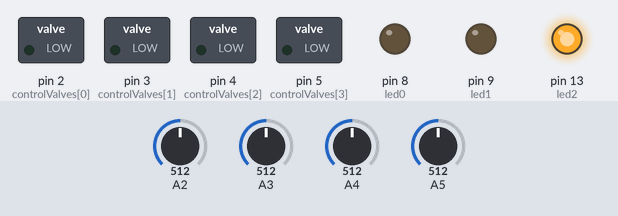
A sketch run on a simulated Arduino Uno, built with avr-gcc and run on an emulated ATmega328P. Parts: switched loads named in the sketch (green lamp = pin HIGH), output pins drawn as LEDs (lit = HIGH). Dashed ring = blinking. The test bench sets the inputs (shaded band); at power-on: A5 = 512, A2 = 512, A3 = 512, A4 = 512. What the sketch prints to the serial monitor is not drawn.

Above: at 3.56 s.
3.6 s: A5 set to 738
At 6.4 s:
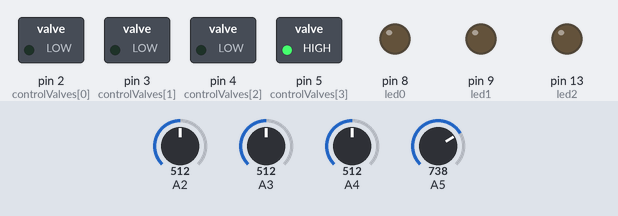
6.6 s: A5 set to 764
At 15.03 s:
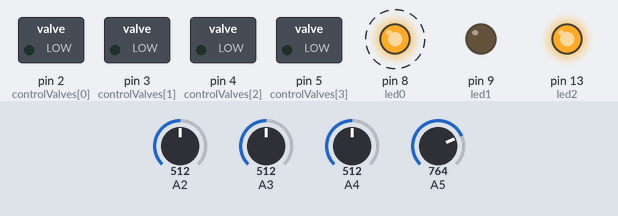
At 16.7 s:
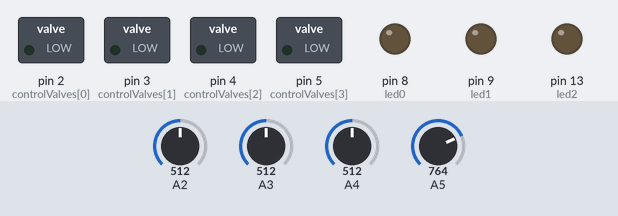
Timing chart, 0 to 19.0 s (numbered marks = the images above; inputs shaded):
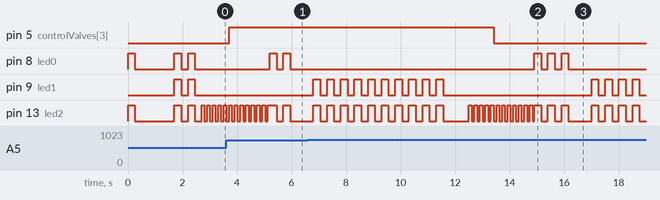

Measured:
- the behaviour switches between 755 and 756 on A5 (found by bisection; images 1 and 2)
- after the input at 6.6 s, pin 5 (controlValves[3]): HIGH → LOW after 6.8 s

The sketch:

auto_sprinkler.ino
```cpp
const double airValue = 890;   //you need to replace this value with Value_1
const double waterValue = 710;  //you need to replace this value with Value_2
const double openValve = 0.75;
const double closeValve = 0.85;

// int debugPin = 0;

unsigned long statusTic = 0;
unsigned long displayTic = 0;
unsigned long secondDisplayTic = 0;
unsigned long activeTic = 0;


const bool intToBytes[4][2] = {{0, 1}, {1, 0}, {1, 1}};

const int controlValves[4] = {2, 3, 4, 5};
const int moistureSensors[4] = {A2, A3, A4, A5};
const int valveCount = 4;

int led0 = 8;
int led1 = 9;
int led2 = 13;

bool activeBool = false;

bool controlValveStates[4] = {false, false, false, false};
bool valveStates[2][4] = {{false, false, false, false}, {false, false, false, false}};
double moistureSensorPercents[4] = {0, 0, 0, 0};

void setup() {
  for (auto &valve : controlValves) {
    pinMode(valve, OUTPUT);
  }
  // debugPin = controlValves[-1] + 1;
  //  pinMode(debugPin, INPUT);
  pinMode(led0, OUTPUT);
  pinMode(led1, OUTPUT);
  pinMode(led2, OUTPUT);

  Serial.begin(115200); // open serial port, set the baud rate to 115200 bps
  Serial.println("started.");
}

int fn = 0;
int fg = 0;
bool derpf = true;

void loop() {

  // Water Line Sensing
  int i = 0;
  double dryestSensor[2] = {1, -1};
  for (auto &sensor : moistureSensors) {
    moistureSensorPercents[i] = ((moistureSensorPercents[i] * 100) + ((airValue - analogRead(sensor)) / (airValue - waterValue))) / 101;

    // Find Dryest
    if (moistureSensorPercents[i] > 1) {
      moistureSensorPercents[i] = 1;
    }
    if (moistureSensorPercents[i] < 0) {
      moistureSensorPercents[i] = 0;
    }

    // Request Water
    if (moistureSensorPercents[i] < openValve) {
      if (!controlValveStates[i]) {
        controlValveStates[i] = true;
      }
    }
    if (controlValveStates[i]) {
      if (moistureSensorPercents[i] <= dryestSensor[0]) {
        dryestSensor[0] = moistureSensorPercents[i];
        dryestSensor[1] = i;
      }
    }
    if (moistureSensorPercents[i] > closeValve) {
      if (controlValveStates[i]) {
        controlValveStates[i] = false;
      }
    }
    i = i + 1;
  }

  // Water Line Control
  i = 0;
  while (i < valveCount) {
    valveStates[0][i] = false;
    i = i + 1;
  }
  if (dryestSensor[1] != -1) {
    valveStates[0][(int)dryestSensor[1]] = true;
  }

  // Display
  if ((millis() > displayTic) && derpf) {
    fn = 0;
    fg = 0;
    derpf = false;
  }
  if ((fn < 4) && (!derpf)) {
    if (millis() > secondDisplayTic) {
      fg = 0;
      while (fg < (fn + 1)) {
        digitalWrite(led0, HIGH);
        digitalWrite(led2, HIGH);
        delay(250);
        digitalWrite(led0, LOW);
        digitalWrite(led2, LOW);
        delay(250);
        fg = fg + 1;
      }
      delay(600);
      fg = 0;
      while (fg < floor((moistureSensorPercents[fn] * 100) / 10)) {
        digitalWrite(led1, HIGH);
        digitalWrite(led2, HIGH);
        delay(250);
        digitalWrite(led1, LOW);
        digitalWrite(led2, LOW);
        delay(250);
        fg = fg + 1;
      }
      delay(600);
      fg = 0;
      while (fg < floor(((moistureSensorPercents[fn] * 100) - ((int)floor((moistureSensorPercents[fn] * 100) / 10)) * 10))) {
        digitalWrite(led0, HIGH);
        digitalWrite(led1, HIGH);
        digitalWrite(led2, HIGH);
        delay(250);
        digitalWrite(led0, LOW);
        digitalWrite(led1, LOW);
        digitalWrite(led2, LOW);
        delay(250);
        fg = fg + 1;
      }
      secondDisplayTic = millis() + 2500;
      fn = fn + 1;
    }
  }
  if (fn > 3) {
    fn = 0;
    derpf = true;
    displayTic = millis() + 10000;
  }

  if (millis() > activeTic) {
    if (activeBool) {
      digitalWrite(led2, LOW);
      activeBool = false;
    } else {
      digitalWrite(led2, HIGH);
      activeBool = true;
    }
    activeTic = millis() + 100;
  }

  // Once Per Second Timer
  if (millis() > statusTic) {
    bool valveOn = false;
    // Valve Status Apply
    i = 0;
    for (auto &sensor : moistureSensors) {
      if (i <= valveCount) {
        if (valveStates[0][i]) {
          if (!valveStates[1][i]) {
            digitalWrite(controlValves[i], LOW);
            valveStates[1][i] = true;
            Serial.println("");
            Serial.print("{\"messageType\":\"valve_event\",\"valveId\":");
            Serial.print(i);
            Serial.print(",\"valveState\":");
            Serial.print(valveStates[1][i]);
            Serial.print("}");
          }
        } else {
          if (valveStates[1][i]) {
            digitalWrite(controlValves[i], HIGH);
            valveStates[1][i] = false;
            Serial.println("");
            Serial.print("{\"messageType\":\"valve_event\",\"valveId\":");
            Serial.print(i);
            Serial.print(",\"valveState\":");
            Serial.print(valveStates[1][i]);
            Serial.print("}");
          }
        }
      }
      i = i + 1;
    }

    // Status Messaging
    Serial.println("");
    Serial.print("{\"messageType\":\"status\",\"sensorValues\":{");
    i = 0;
    while (i < valveCount) {
      Serial.print(moistureSensors[i]);
      Serial.print(":");
      Serial.print(moistureSensorPercents[i] * 100.0);
      Serial.print(",");
      i = i + 1;
    }
    Serial.print("},\"valveStates\":{");
    i = 0;
    while (i < valveCount) {
      Serial.print(controlValves[i]);
      Serial.print(":[");
      Serial.print(controlValveStates[i]);
      Serial.print(",");
      Serial.print(valveStates[0][i]);
      Serial.print(",");
      Serial.print(valveStates[1][i]);
      Serial.print("],");
      i = i + 1;
    }
    Serial.print("}");
    statusTic = millis() + 1000;
    int ig = 0;
    while (ig < 4) {
      if (moistureSensorPercents[ig] > 95) {
        digitalWrite(controlValves[ig], LOW);
      }
      ig = ig + 1;
    }
  }
}
```
